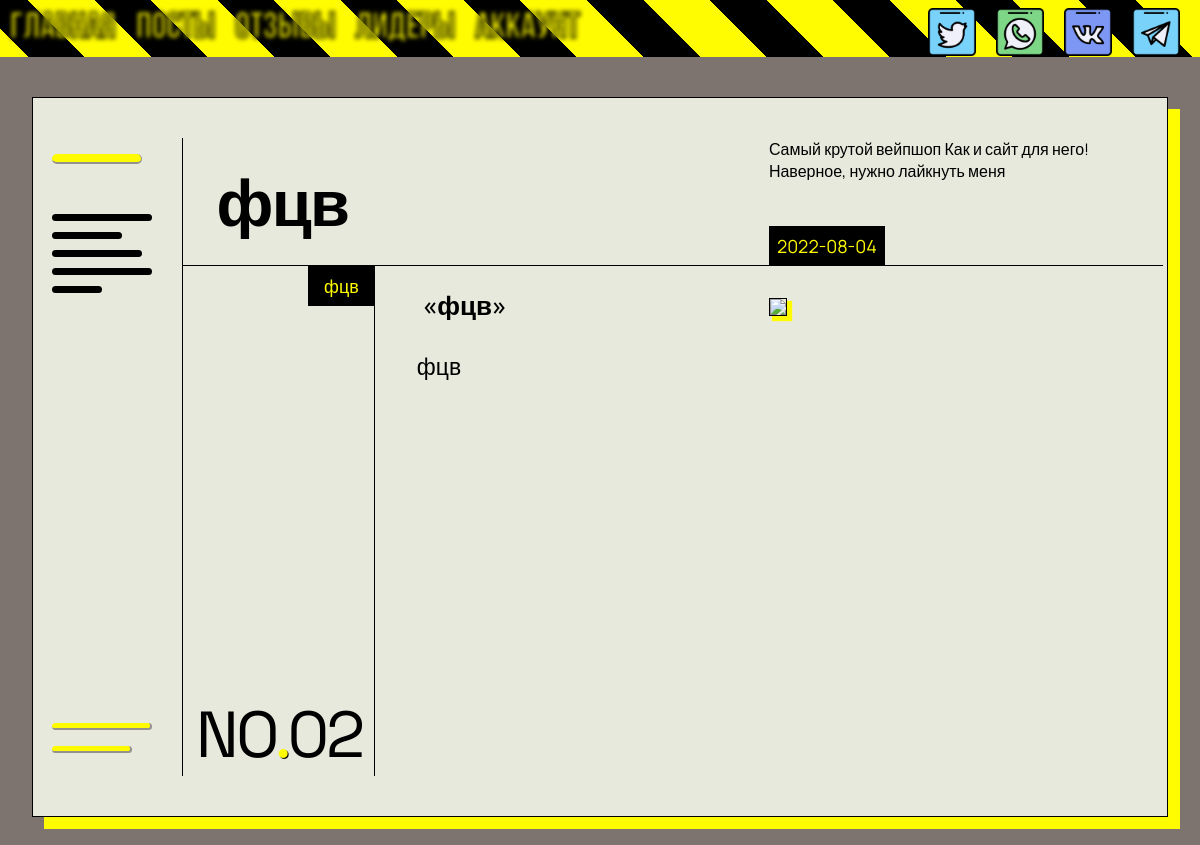
The page /posts/2 on the database its author committed.
### app.py (models this page shows, shortened)
class Article(db.Model):
    number = db.Column(db.Integer, primary_key=True)
    title = db.Column(db.String(100), nullable=False)
    intro = db.Column(db.String(1000), nullable=False)
    text = db.Column(db.Text, nullable=False)
    tag = db.Column(db.String(15), nullable=False)
    img_url = db.Column(db.Text, nullable=False)
    date = db.Column(db.DateTime, default=datetime.now())

### app.py (the view)
@app.route("/posts/<int:number>")
def def_post(number):
    article = Article.query.get(number)
    return render_template('def_post.html', article=article)

### app.py (called while the page is built)
@app.after_request
def redirect_to_signin(response):
    if response.status_code == 401:
        return redirect(url_for("login_page"))
    return response

### templates/def_post.html (shortened to what this page needs)
{% extends 'pattern.html' %}
{% block links_scripts %}
<link href="/static/css/def_post.css" type="text/css" rel="stylesheet">
{% endblock %}
{% block body%}
<div class="b_root">
    <div class="blog_body">
        <div class="blog">
            <div class="border1"></div>
            <div class="border2"></div>
            <div class="border3"></div>
            <div class="stripes_top">
                <p class="thing"
                    style="height: 0.6rem;background-color: #fffb00;border-right: 1px solid #94918f;border-bottom: 2px solid #94918f; margin-bottom: 50px;">
                </p>
                <p class="blog-menu thing" style="width: 100px;margin-bottom: -5px;"></p>
                <p class="blog-menu thing" style="width: 70px;margin-bottom: -5px;"></p>
                <p class="blog-menu thing" style="width: 90px;margin-bottom: -5px;"></p>
                <p class="blog-menu thing" style="width: 100px;margin-bottom: -5px;"></p>
                <p class="blog-menu thing" style="width: 50px;margin-bottom: -5px;"></p>
            </div>
            <div class="stripes_bottom">
                <p class="blog-menu mention thing"
                    style="width: 100px;margin-bottom: -13px;background-color: #fffb00;border-right: 2px solid #94918f;border-bottom: 2px solid #94918f; margin-bottom: 1%;">
                </p>
                <p class="blog-menu thing"
                    style="width: 80px;background-color: #fffb00;border-right: 2px solid #94918f;border-bottom: 2px solid #94918f;">
                </p>
            </div>
            <div class="title">
                <div class="title_style">{{ article.title }}</div>
            </div>
            <div class="intro_and_text">
                <h1>&nbsp;&nbsp;&nbsp;«{{ article.intro }}»</h1>
                <p>{{ article.text }}</p>
            </div>
            <div class="tag">
                <p>{{ article.tag }}</p>
            </div>
            <div class="date">
                <p>{{ article.date.date() }}</p>
            </div>
            <div class="crawl">
                <marquee>
                    <span>Самый крутой вейпшоп</span>
                    <span>Как и сайт для него!</span>
                    <span>Наверное, нужно лайкнуть меня</span>
                </marquee>
            </div>
            <div class="img_url"><img
                    style="width: 23rem; height: auto;border: 1px solid black;box-shadow: 4px 4px 1px 1px #fffb00;"
                    src="{{ article.img_url }}"></div>
            <div class="number">
                <div class="number_style">
                    {% if article.number < 10 %} NO<span style="color:#fffb00;text-shadow: 1px 1px black;">.</span>0{{
                        article.number }} {% else %} NO<span
                            style="color:#fffb00;text-shadow: 1px 1px black;">.</span>{{ article.number }} {% endif %}
                </div>
            </div>
        </div>
    </div>
</div>
    {% endblock %}

### static/css/pattern.css (style rules this page uses)
body { margin: 0; min-height: 100vh; font-family: 'Koulen', cursive; }
.background { background-color: rgba(39, 23, 16, 0.6); }

### static/css/def_post.css (style rules this page uses)
* { outline: none; box-sizing: border-box; }
.blog_body { display: flex; justify-content: center; align-items: center; flex-direction: column; width: 100%; padding: 0 2em; font-weight: 400; height: 100vh; }
.blog { background-color: #e8e9dd; font-family: 'Manrope', sans-serif; max-width: 1350px; height: 90vh; max-height: 800px; overflow: hidden; width: 100%; padding: 40px 4px; box-shadow: 12px 12px 0px 0px #fffb00; display: grid; grid-template-columns: 13% 17% 35% 35%; grid-template-rows: 20% 20% 45% 15%; border: 1px solid black; }
.stripes_top { grid-column-start: 1; grid-column-end: 1; grid-row-start: 1; grid-row-end: 1; justify-self: start; align-self: start; padding-left: 10%; padding-bottom: 5%; }
.stripes_bottom { grid-column-start: 1; grid-column-end: 1; grid-row-start: 4; grid-row-end: 4; justify-self: start; align-self: end; padding-left: 10%; padding-bottom: 5%; }
.title { grid-column-start: 2; grid-column-end: 4; grid-row-start: 1; grid-row-end: 1; justify-self: start; padding-left: 20px; align-self: center; }
.title_style { font-size: 65px; letter-spacing: -1.6px; font-weight: 700; line-height: 1; padding-left: 13px; }
.intro_and_text { grid-column-start: 3; grid-column-end: 3; grid-row-start: 2; grid-row-end: 5; }
.intro_and_text h1 { font-size: 26px; font-weight: 500; line-height: 1.2; margin: 24px 32px 0px; font-weight: 600; }
.intro_and_text p { font-size: 23px; line-height: 1.2; margin: 14px 0; margin: 32px 42px 32px; }
.tag { grid-column-start: 2; grid-column-end: 2; grid-row-start: 2; grid-row-end: 2; justify-self: end; align-self: start; background-color: black; color: #fffb00; }
.tag p { font-size: 18px; margin: 8px 16px 8px; }
.date { grid-column-start: 4; grid-column-end: 4; grid-row-start: 1; grid-row-end: 1; justify-self: start; align-self: end; background-color: black; color: #fffb00; }
.date p { font-size: 18px; margin: 8px 8px 8px; }
.crawl { grid-column-start: 4; grid-column-end: 4; grid-row-start: 1; grid-row-end: 1; }
.img_url { grid-column-start: 4; grid-column-end: 4; grid-row-start: 2; grid-row-end: 5; margin-top: 32px; }
.number { grid-column-start: 2; grid-column-end: 2; grid-row-start: 2; grid-row-end: 5; justify-self: center; align-self: end; }
.number_style { letter-spacing: -3px; font-family: "Space Grotesk", sans-serif; font-size: 65px; display: inline-table; }
.thing { width: 90px; height:7px; border-radius: 0.7rem; background: black; }
.border1 { grid-column-start: 1; grid-column-end: 1; grid-row-start: 1; grid-row-end: 5; border-right: 1px solid black; }
.border2 { grid-column-start: 2; grid-column-end: 2; grid-row-start: 2; grid-row-end: 5; border-right: 1px solid black; }
.border3 { grid-column-start: 2; grid-column-end: 5; grid-row-start: 1; grid-row-end: 1; border-bottom: 1px solid black; }

### rows shown on the page
Article: title "фцв", intro "фцв", text "фцв", tag "фцв", date "2022-08-04", number "2"
